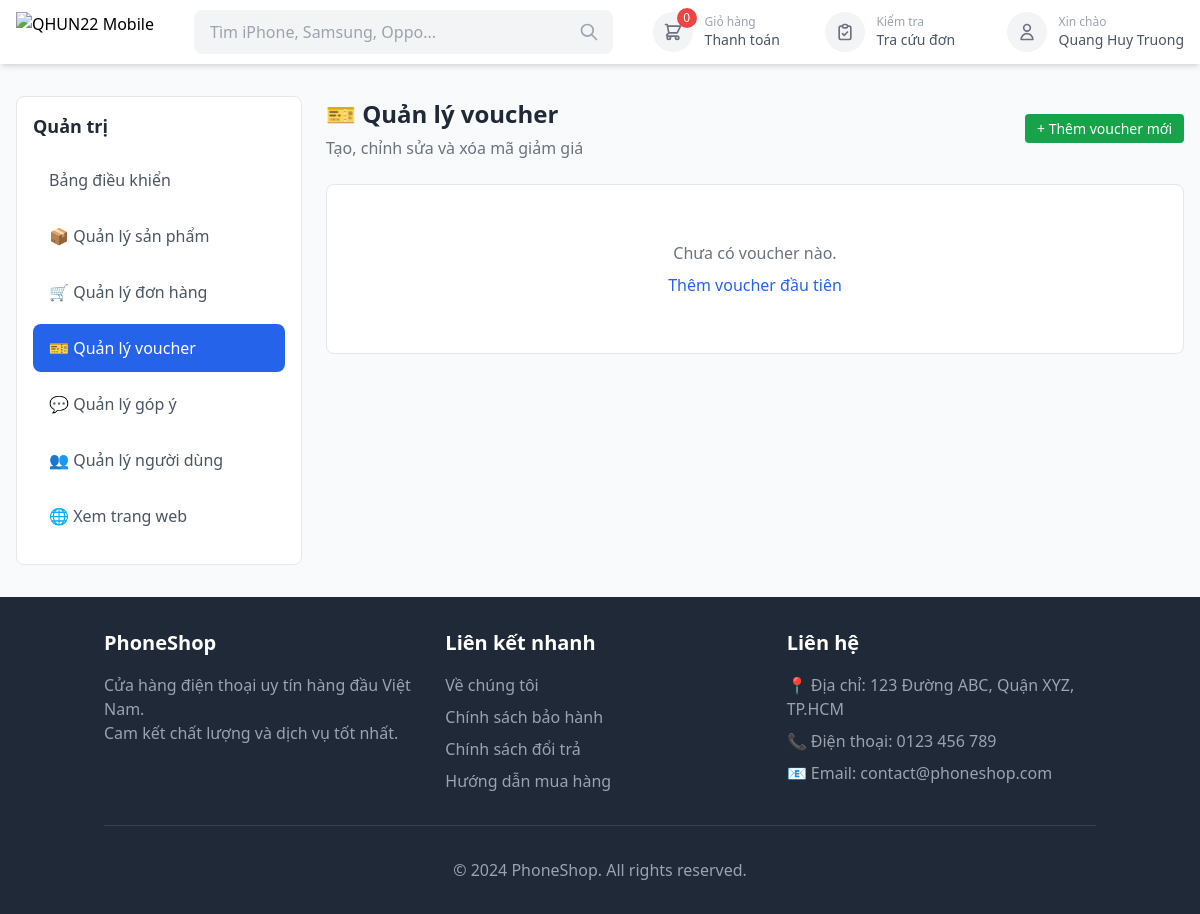
The page /qhun22/vouchers/ (signed in) on the database as committed earlier.
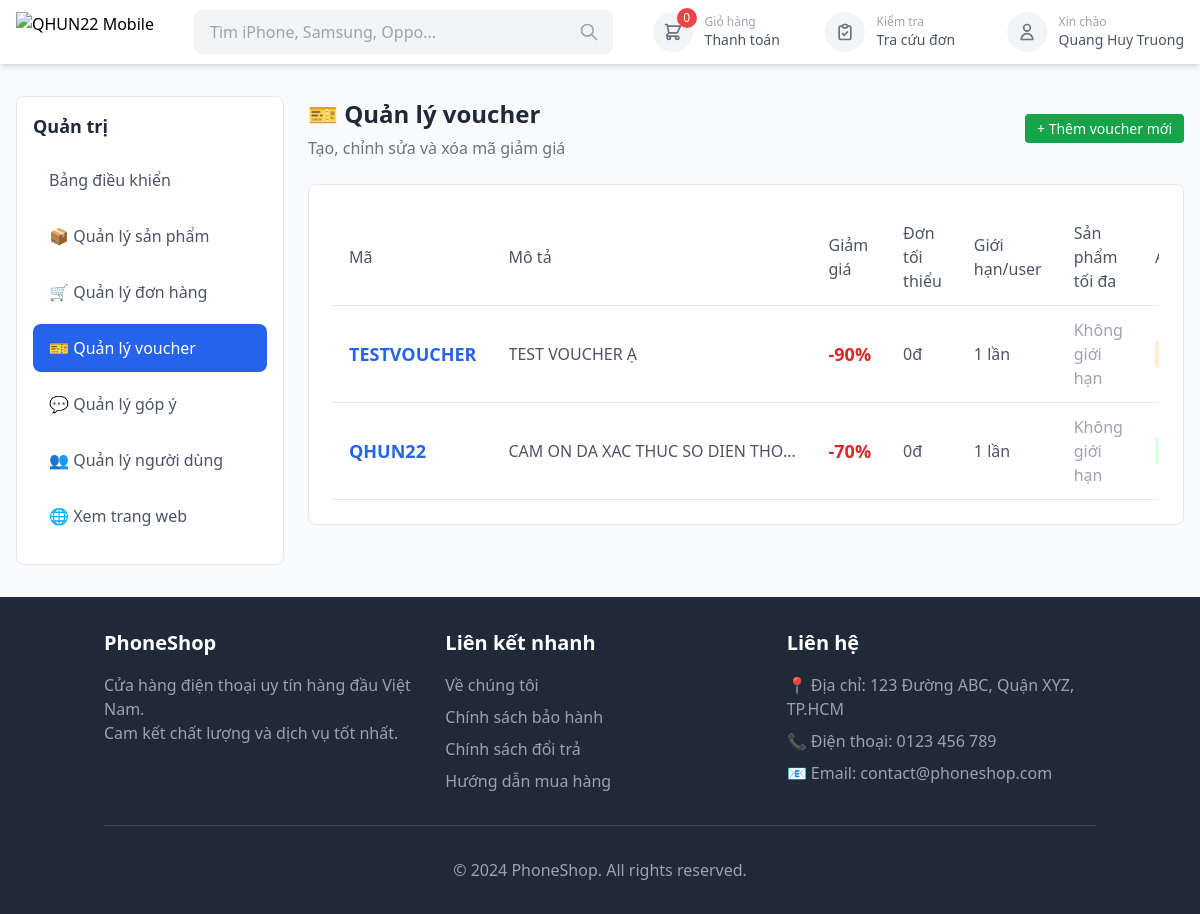
The same page on the database as committed later.
### shop/models.py (models this page shows, shortened)
class Coupon(models.Model):
    DISCOUNT_TYPE_CHOICES = [
        ('percent', 'Giảm theo phần trăm'),
        ('fixed', 'Giảm số tiền cố định'),
    ]
    USAGE_TYPE_CHOICES = [
        ('all', 'Mọi người'),
        ('specific', 'Nhập email'),
    ]
    code = models.CharField(
        max_length=50,
        unique=True,
        verbose_name="Mã giảm giá"
    )
    description = models.TextField(
        blank=True,
        default='',
        verbose_name="Mô tả voucher"
    )
    discount_type = models.CharField(
        max_length=10,
        choices=DISCOUNT_TYPE_CHOICES,
        default='percent',
        verbose_name="Loại giảm giá"
    )
    discount_value = models.PositiveIntegerField(
        default=0,
        verbose_name="Giá trị giảm"
    )
    min_order = models.PositiveIntegerField(
        default=0,
        verbose_name="Đơn hàng tối thiểu (VND)"
    )
    max_usage = models.PositiveIntegerField(
        default=0,
        verbose_name="Số người sử dụng tối đa",
        help_text="0 = không giới hạn số người"
    )
    max_usage_per_user = models.PositiveIntegerField(
        default=1,
        verbose_name="Mỗi user sử dụng tối đa",
        help_text="Số lần mỗi user được sử dụng voucher này"
    )
    usage_type = models.CharField(
        max_length=10,
        choices=USAGE_TYPE_CHOICES,
        default='all',
        verbose_name="Ai có thể sử dụng"
    )
    specific_email = models.EmailField(
        blank=True,
        null=True,
        verbose_name="Email áp dụng",
        help_text="Nhập email người dùng được sử dụng voucher này"
    )
    is_active = models.BooleanField(default=True, verbose_name="Còn hiệu lực")
    expires_at = models.DateTimeField(
        null=True,
        blank=True,
        verbose_name="Hết hạn"
    )
    max_product_limit = models.PositiveIntegerField(
        default=0,
        verbose_name="Sản phẩm tối đa cùng lúc",
        help_text="0 = không giới hạn. Ví dụ: set 1 thì chỉ áp dụng cho 1 sản phẩm, set 3 thì áp dụng cho tối đa 3 sản phẩm."
    )
    class Meta:
        verbose_name = "Mã giảm giá"
        verbose_name_plural = "Mã giảm giá"

### shop/views.py (the view)
# urls.py: path('qhun22/vouchers/', views.admin_vouchers, name='admin_vouchers'),
@user_passes_test(is_admin)
def admin_vouchers(request):
    vouchers = Coupon.objects.all().order_by('-id')
    context = {
        'vouchers': vouchers,
        'page_title': 'Quản lý voucher - Admin',
    }
    return render(request, 'admin/vouchers.html', context)

### shop/context_processors.py (called while the page is built)
def cart_context(request):
    from shop.models import Cart
    cart = None
    if request.user.is_authenticated:
        cart = Cart.objects.filter(user=request.user).first()
    else:
        session_key = request.session.session_key
        if session_key:
            cart = Cart.objects.filter(session_key=session_key).first()
    return {
        'cart': cart,
    }

### shop/models.py (called while the page is built)
    @property
    def total_items(self):
        return sum(item.quantity for item in self.items.all())

### shop/views.py (called while the page is built)
def is_admin(user):
    return user.is_staff or user.is_superuser

### templates/admin/vouchers.html (shortened to what the changed rows need)
{% extends 'base.html' %}
{% load static %}
{% load humanize %}
{% block extra_css %}
<link rel="stylesheet" href="{% static 'css/admin.css' %}">
{% endblock %}
{% block content %}
<div class="admin-container">
    <div class="admin-max-width">
        <div class="flex flex-col md:flex-row gap-6">
            <div class="admin-sidebar">
                <div class="admin-sidebar-card">
                    <h2 class="admin-sidebar-title">Quản trị</h2>
                </div>
            </div>
            <div class="admin-content">
                <div class="admin-header">
                    <div class="flex items-center justify-between">
                        <div>
                            <h1 class="admin-title">🎫 Quản lý voucher</h1>
                        </div>
                    </div>
                </div>
                {% if vouchers %}
                <div class="admin-card">
                    <div class="admin-table">
                        <table class="w-full">
                            <thead>
                                <tr class="border-b">
                                    <th class="text-left py-3 px-4 text-gray-600 font-medium">Mã</th>
                                    <th class="text-left py-3 px-4 text-gray-600 font-medium">Mô tả</th>
                                    <th class="text-left py-3 px-4 text-gray-600 font-medium">Giảm giá</th>
                                    <th class="text-left py-3 px-4 text-gray-600 font-medium">Đơn tối thiểu</th>
                                    <th class="text-left py-3 px-4 text-gray-600 font-medium">Giới hạn/user</th>
                                    <th class="text-left py-3 px-4 text-gray-600 font-medium">Sản phẩm tối đa</th>
                                    <th class="text-left py-3 px-4 text-gray-600 font-medium">Ai có thể dùng</th>
                                </tr>
                            </thead>
                            <tbody>
                                {% for voucher in vouchers %}
                                <tr class="border-b hover:bg-gray-50">
                                    <td class="py-3 px-4">
                                        <span class="font-bold text-blue-600 text-lg">{{ voucher.code }}</span>
                                    </td>
                                    <td class="py-3 px-4 text-gray-600 max-w-xs">
                                        {% if voucher.description %}
                                        <span class="truncate block" title="{{ voucher.description }}">{{ voucher.description|truncatechars:50 }}</span>
                                        {% else %}
                                        <span class="text-gray-400 italic">Không có mô tả</span>
                                        {% endif %}
                                    </td>
                                    <td class="py-3 px-4">
                                        {% if voucher.discount_type == 'percent' %}
                                        <span class="text-red-600 font-bold text-lg">-{{ voucher.discount_value }}%</span>
                                        {% else %}
                                        <span class="text-red-600 font-bold text-lg">-{{ voucher.discount_value|floatformat:"0"|intcomma }}đ</span>
                                        {% endif %}
                                    </td>
                                    <td class="py-3 px-4 text-gray-600">
                                        {{ voucher.min_order|floatformat:"0"|intcomma }}đ
                                    </td>
                                    <td class="py-3 px-4 text-gray-600">
                                        {% if voucher.max_usage_per_user > 0 %}
                                        {{ voucher.max_usage_per_user }} lần
                                        {% else %}
                                        <span class="text-gray-400">Không giới hạn</span>
                                        {% endif %}
                                    </td>
                                    <td class="py-3 px-4 text-gray-600">
                                        {% if voucher.max_product_limit > 0 %}
                                        {{ voucher.max_product_limit }} sản phẩm
                                        {% else %}
                                        <span class="text-gray-400">Không giới hạn</span>
                                        {% endif %}
                                    </td>
                                    <td class="py-3 px-4">
                                        {% if voucher.usage_type == 'specific' %}
                                        <span class="inline-flex items-center gap-1 px-2 py-1 bg-orange-100 text-orange-700 rounded text-sm" title="{{ voucher.specific_email }}">
                                        </span>
                                        {% else %}
                                        <span class="inline-flex items-center gap-1 px-2 py-1 bg-green-100 text-green-700 rounded text-sm">
                                        </span>
                                        {% endif %}
                                    </td>
                                </tr>
                                {% endfor %}
                            </tbody>
                        </table>
                    </div>
                </div>
                {% else %}
                <div class="admin-card">
                    <div class="empty-state">
                        <p>Chưa có voucher nào.</p>
                        <a href="{% url 'admin_voucher_add' %}" class="empty-link mt-2 inline-block">Thêm voucher đầu tiên</a>
                    </div>
                </div>
                {% endif %}
            </div>
        </div>
    </div>
</div>
{% endblock %}

Rows that differ between the two databases and show on the page:
added Coupon: code "TESTVOUCHER", description "TEST VOUCHER Ạ", discount_value "90", min_order "0", max_usage_per_user "1", max_product_limit "Không giới hạn"
added Coupon: code "QHUN22", description "CAM ON DA XAC THUC SO DIEN THO…", discount_value "70", min_order "0", max_usage_per_user "1", max_product_limit "Không giới hạn"
Other text that changed with them:
text no longer shown: "Chưa có voucher nào. Thêm voucher đầu tiên"
text now shown: "Mã Mô tả Giảm giá Đơn tối thiểu Giới hạn/user Sản phẩm tối đa"
